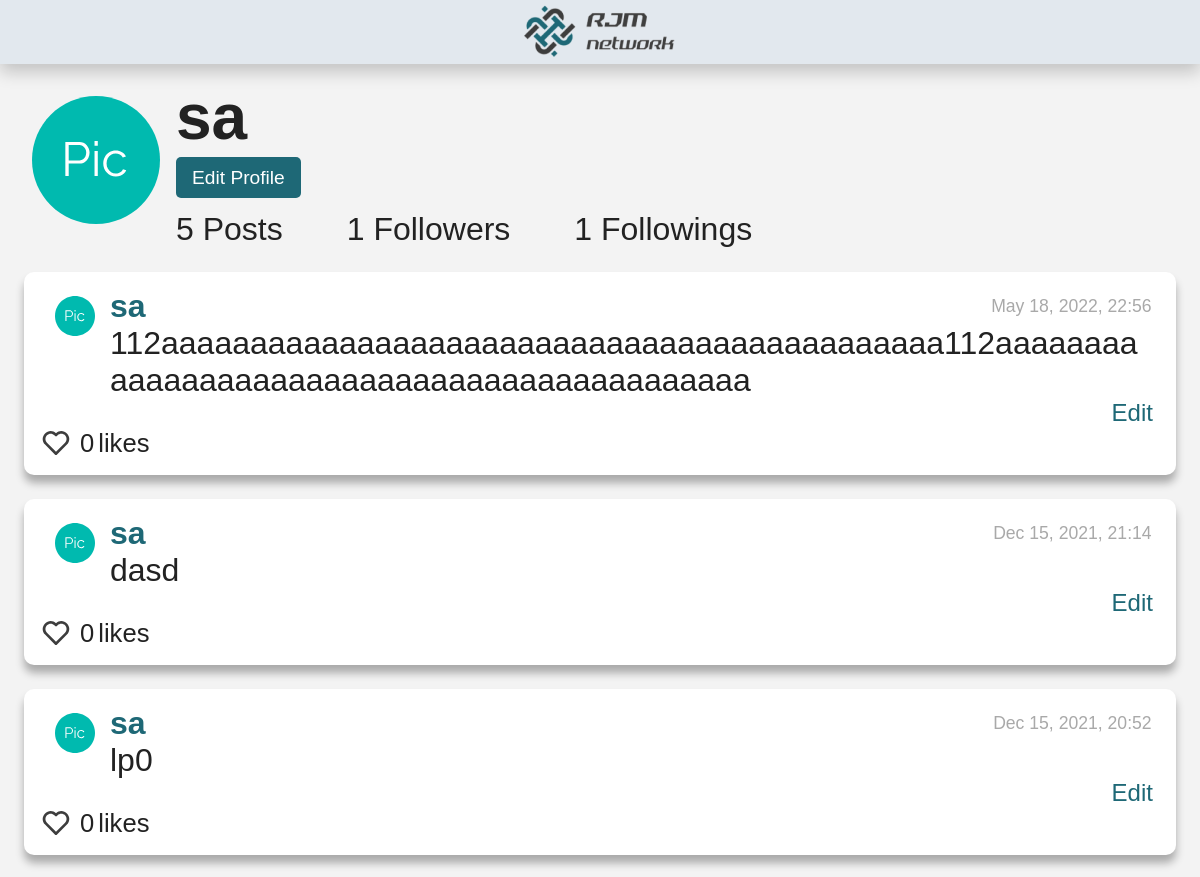
/profile/1 (signed in, upper part), run on an earlier commit of the app's database.
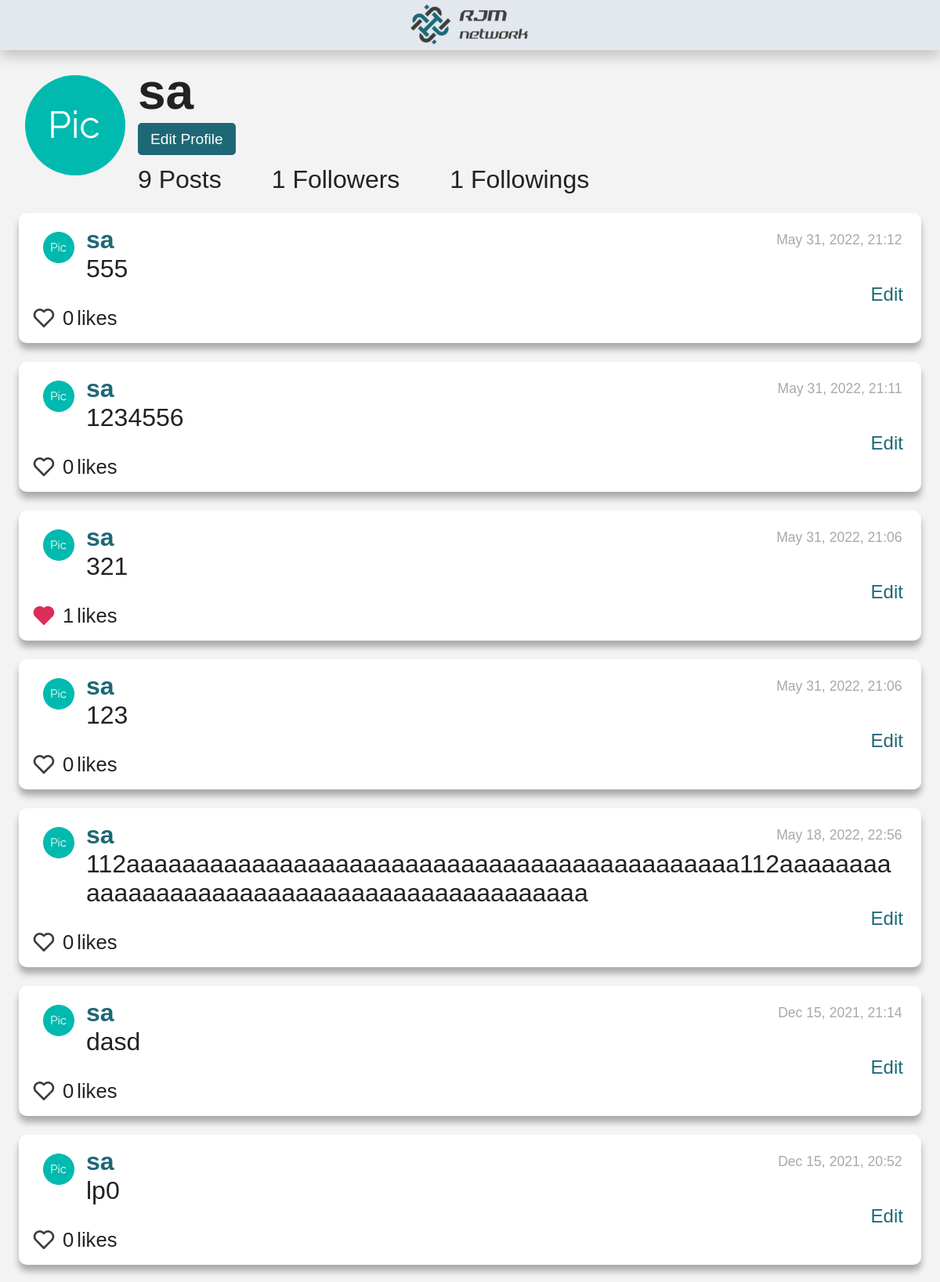
And on a later commit of the database.
### network/models.py (models this page shows, shortened)
class Followers(models.Model):
    id = models.AutoField(primary_key=True)
    followed = models.ForeignKey(User, on_delete=models.CASCADE, related_name="user_followed", default=0)
    follower = models.ManyToManyField(User, related_name="user_follower")
    def __str__(self):
        return f"{self.id}: The user {self.followed} number {self.followed.id} is followed by {self.follower.all()}."

class NewPost(models.Model):
    poster = models.ForeignKey(User, on_delete=models.PROTECT, related_name="posts_posted")
    description = models.TextField(blank=False)
    date_added = models.DateTimeField(auto_now_add=True)

class User(AbstractUser):
    pass

### network/views.py (the view)
# urls.py: path("profile/<str:id_poster>", views.profile, name="profile"),
def profile(request, id_poster):
    if request.user.id:
        user_poster = User.objects.get(id=id_poster)
        try:
            followed_by = Followers.objects.filter(followed=id_poster)
        except Followers.DoesNotExist:
            followed_by = None
        followers_obj = Followers.objects.filter(follower__id=id_poster)
        followers=[]
        for follower in followers_obj:
            followers.append(follower.followed)
        profile_posts = NewPost.objects.filter(poster=id_poster)
        profile_posts = profile_posts.order_by("-date_added")
        id_poster=int(id_poster)
        total_posts=profile_posts.count()
        profile_posts=profile_posts[:10]
        total_pages=math.ceil(total_posts/10)
        list_total_pages = []
        for i in range(2, total_pages+1):
            list_total_pages.append(i)
        user_following = followed_by.filter(follower__id=request.user.id)
        if(user_following):
            user_following="Unfollow"
        else:
            user_following="Follow"
        all_likers = Likers.objects.all()
        for post in profile_posts:
            post.date_added = (post.date_added.strftime("%b %d, %Y, %H:%M"))
            post.number_likes=0
            likers = all_likers.filter(post=post.id)
            likers_id = []
            for each_liker in likers:
                post.likers = each_liker.liker.all()
                post.number_likes = each_liker.liker.count()
                for each in each_liker.liker.all():
                    likers_id.append(each.id)
                post.likers_id = likers_id
        return render(request, "network/profile.html", {
            "poster":user_poster,
            "followed_by":followed_by,
            "followers":followers,
            "profile_posts":profile_posts,
            "user_following":user_following,
            "list_total_pages":list_total_pages,
        })
    else:
        return render(request, "network/register.html")

### network/templates/network/profile.html (shortened to what the changed rows need)
{% extends "network/layout.html" %}
{% load static %}
{% block body %}
    <div id="profile_view">
        <div id="profile-flex-order">
            <div id="profile-flex-order-child2">
                <h2 id="profile_poster">{{poster}}</h2>
                    {% if poster.id != user.id  and user.is_authenticated%}
                        <button id="follow-btn" class="page_button" onclick="follow('{{poster.id}}', '{{user.id}}', '{{followed_by}}')" value='{{user_following}}'>{{user_following}}</button>
                        <button style="display:none;" id="edit-profile-btn" class="page_button" onclick="load_postbox('edit profile',null)" value='{{user_following}}'>Edit Profile</button>
                    {% else %}
                        <button id="edit-profile-btn" class="page_button" onclick="load_postbox('edit profile',null)" value='{{user_following}}'>Edit Profile</button>
                    {% endif %}
                <div id="profile-data-line">
                    {{profile_posts.count}} Posts
                    {% if followed_by %}
                        {% for follow in followed_by %}
                            <div><span id="profile_followers_count" class="no-button">{{ follow.follower.all.count }}</span> Followers</div>
                        {% endfor %}
                    {% endif %}
                    {% if followers %}
                        {{ followers|length }}
                        {% if followers|length > 1 %} Followings
                        {% else %} Followings
                        {% endif %}
                    {% else %}
                        0 Followings
                    {% endif %}
                </div>
            </div>
        </div>
        <div id="all_posts_view">
            <div id="page_0">
                {% if profile_posts %}
                    {% for post in profile_posts %}
                        <div  id="posts_style">
                            <div id="posts-flex-order">
                                <div id="posts-flex-order-child1">
                                </div>
                                <div id="posts-flex-order-child2">
                                    <div id="posts-first-line">
                                        <a id="profile"  href="profile/{{ post.poster.id }}">{{ post.poster }}</a>
                                        <div id="post-{{post.date_added}}" class="date_post"> {{ post.date_added }}</div>
                                    </div>
                                    <div id="post-description-{{post.id}}" class="description_post"> {{ post.description }} </div>
                                    {% if post.poster.id == user.id %}
                                        <div id="edit" onclick="edit_field('{{ post.id }}')">Edit</div>
                                    {% endif %}
                                </div>
                            </div>
                            <div id="like_complete">
                                {% if user.id in post.likers_id %}
                                    <button class="yes_button" id="like-btn-{{post.id}}" value="heart_full" onclick="like('{{ post.id }}')">
                                        <svg id="heart-img-{{ post.id }}" alt="jacket" width="40" height="40" viewBox="0 0 40 40" fill="none" xmlns="http://www.w3.org/2000/svg">
                                            <path d="M33.6751 7.9851C32.7561 7.05963 31.6632 6.32493 30.4593 5.82324C29.2555 5.32155 27.9643 5.06277 26.6601 5.06177C24.1931 5.06217 21.8162 5.98889 20 7.65843C18.1841 5.98861 15.8071 5.06185 13.34 5.06177C12.0343 5.06313 10.7417 5.3227 9.53661 5.82555C8.33155 6.3284 7.23783 7.06459 6.31838 7.99177C2.39672 11.9301 2.39838 18.0901 6.32172 22.0118L20 35.6901L33.6784 22.0118C37.6017 18.0901 37.6034 11.9301 33.6751 7.9851Z" fill="#DA2D57"/>
                                        </svg>
                                    </button>
                                {% else %}
                                    <button class="yes_button" id="like-btn-{{post.id}}" value="heart_empty"  onclick="like('{{ post.id }}')">
                                        <svg id="heart-img-{{ post.id }}" alt="jacket" width="40" height="40" viewBox="0 0 40 40" fill="none" xmlns="http://www.w3.org/2000/svg">
                                            <path d="M20 7.65843C18.1841 5.98861 15.8071 5.06185 13.34 5.06177C12.0343 5.06313 10.7417 5.3227 9.53661 5.82555C8.33155 6.3284 7.23783 7.06459 6.31838 7.99177C2.39672 11.9301 2.39838 18.0901 6.32172 22.0118L18.5417 34.2318C18.825 34.7301 19.3717 35.0518 20 35.0518C20.258 35.0493 20.5119 34.9863 20.7411 34.8679C20.9704 34.7495 21.1686 34.579 21.32 34.3701L33.6784 22.0118C37.6017 18.0884 37.6017 11.9301 33.675 7.9851C32.7561 7.05963 31.6632 6.32493 30.4593 5.82324C29.2555 5.32155 27.9643 5.06277 26.66 5.06177C24.1931 5.06217 21.8162 5.98889 20 7.65843ZM31.3184 10.3418C33.9234 12.9601 33.925 17.0501 31.3217 19.6551L20 30.9768L8.67838 19.6551C6.07505 17.0501 6.07672 12.9601 8.67505 10.3484C9.94172 9.08843 11.5984 8.3951 13.34 8.3951C15.0817 8.3951 16.7317 9.08843 17.9884 10.3451L18.8217 11.1784C18.9764 11.3333 19.16 11.4562 19.3622 11.5401C19.5644 11.6239 19.7812 11.6671 20 11.6671C20.2189 11.6671 20.4357 11.6239 20.6379 11.5401C20.8401 11.4562 21.0237 11.3333 21.1784 11.1784L22.0117 10.3451C24.5317 7.8301 28.8017 7.83677 31.3184 10.3418Z" fill="#3D3D3D"/>
                                        </svg>
                                    </button>
                                {% endif %}
                                <div id="like-count-{{post.id}}" class="d-inline-block">{{post.number_likes}} </div> likes
                            </div>
                        </div>
                    {% endfor %}
                {% else %}
                    <li>no post</li>
                {% endif %}
            </div>
        </div>
    </div>
{% endblock %}

What changed in the data, as far as the page shows it:
added NewPost: poster "sa", date_added "May 31, 2022, 21:12", description "555", number_likes "0"
added NewPost: poster "sa", date_added "May 31, 2022, 21:11", description "1234556", number_likes "0"
added NewPost: poster "sa", date_added "May 31, 2022, 21:06", description "321", number_likes "1"
added NewPost: poster "sa", date_added "May 31, 2022, 21:06", description "123", number_likes "0"
Also different on the page:
{{ profile_posts.count }}: "5" → "9"
